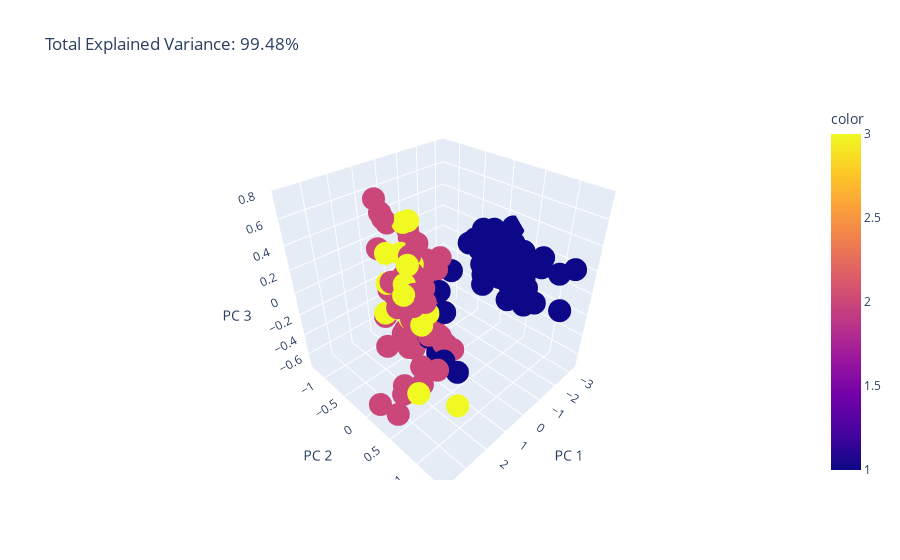

Notebook cell for this chart:
### Code cell
import plotly.express as px
from sklearn.decomposition import PCA

ds = ds.head(150)

pca = PCA(n_components=3)
components = pca.fit_transform(X)

total_var = pca.explained_variance_ratio_.sum() * 100

fig = px.scatter_3d(
    components, x=0, y=1, z=2, color=ds['Wine'],
    title=f'Total Explained Variance: {total_var:.2f}%',
    labels={'0': 'PC 1', '1': 'PC 2', '2': 'PC 3'}
)
fig.show()

### Figure 1 — Plotly figure (JSON) as saved in the notebook; plotly's stock layout.template omitted (floating-point values rounded to 4 significant figures; data arrays with more than 128 entries replaced by an {"elided": "..."} marker saying what was removed)
{"data": [{"hovertemplate": "PC 1=%{x}<br>PC 2=%{y}<br>PC 3=%{z}<br>color=%{marker.color}<extra></extra>", "legendgroup": "", "marker": {"color": {"elided": "150 int values"}, "coloraxis": "coloraxis", "symbol": "circle"}, "mode": "markers", "name": "", "scene": "scene", "showlegend": false, "type": "scatter3d", "x": {"elided": "150 float values"}, "y": {"elided": "150 float values"}, "z": {"elided": "150 float values"}}], "layout": {"coloraxis": {"colorbar": {"title": {"text": "color"}}, "colorscale": [[0, "#0d0887"], [0.1111, "#46039f"], [0.2222, "#7201a8"], [0.3333, "#9c179e"], [0.4444, "#bd3786"], [0.5556, "#d8576b"], [0.6667, "#ed7953"], [0.7778, "#fb9f3a"], [0.8889, "#fdca26"], [1, "#f0f921"]]}, "legend": {"tracegroupgap": 0}, "scene": {"domain": {"x": [0, 1], "y": [0, 1]}, "xaxis": {"title": {"text": "PC 1"}}, "yaxis": {"title": {"text": "PC 2"}}, "zaxis": {"title": {"text": "PC 3"}}}, "title": {"text": "Total Explained Variance: 99.48%"}}}
